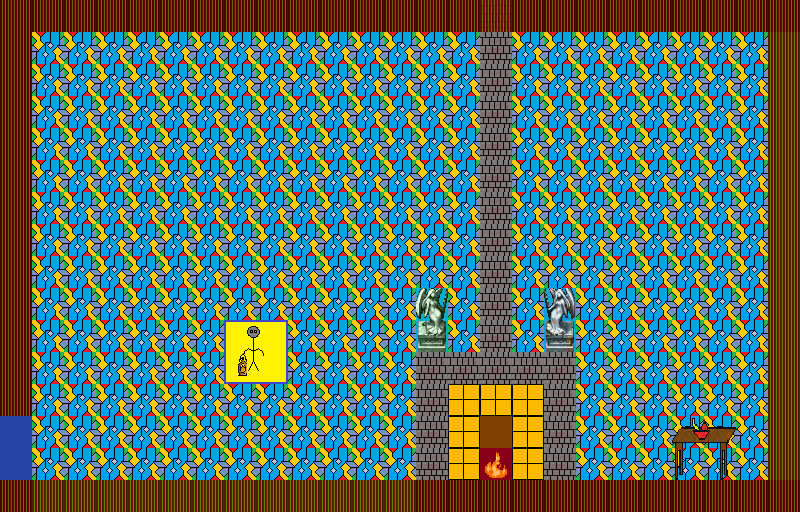

The image is a tile-based game level rendered from a .tmx file. Its description and source (layers, tilesets, objects; grid data summarised) follow:
An orthogonal 25x16 tile map with 32x32 px tiles, 2 tile layers (Background, Foreground), 2 tilesets and 4 objects (town, lantern).

<map version="1.0" orientation="orthogonal" width="25" height="16" tilewidth="32" tileheight="32">
 <tileset firstgid="1" name="Tileset" tilewidth="32" tileheight="32">
  <image source="spritesheets/spritesheet3.png" trans="ff00ff" width="320" height="320" />
 </tileset>
 <tileset firstgid="101" name="Tileset2" tilewidth="32" tileheight="32">
  <image source="spritesheets/spritesheet2.png" trans="ff00ff" width="320" height="320" />
 </tileset>
 <layer name="Background" width="25" height="16">
  <data>[400 cells, 351 non-empty, 11 distinct tile ids]</data>
 </layer>
 <layer name="Foreground" width="25" height="16" opacity="0.9">
  <data>[400 cells, 84 non-empty, 9 distinct tile ids]</data>
 </layer>
 <objectgroup name="Transition" width="25" height="16">
  <object name="town" x="0" y="417" width="31" height="62">
   <properties>
    <property name="cx" value="512" />
    <property name="cy" value="0" />
    <property name="d" value="1" />
    <property name="map" value="house" />
    <property name="x" value="402" />
    <property name="y" value="264" />
   </properties>
  </object>
 </objectgroup>
 <objectgroup name="Visited" width="25" height="16">
  <properties>
   <property name="mapId" value="2" />
   <property name="visited" value="false" />
  </properties>
 </objectgroup>
 <objectgroup name="Objects" width="25" height="16">
  <object name="lantern" x="704" y="384" width="32" height="32">
   <properties>
    <property name="Type" value="lantern" />
   </properties>
  </object>
 </objectgroup>
 <objectgroup name="NPC" width="25" height="16">
  <object x="352" y="416" width="32" height="64">
   <properties>
    <property name="id" value="0" />
    <property name="questAdvance" value="lanternPickup" />
    <property name="spritesheet" value="wizard" />
    <property name="text" value="" />
    <property name="xFrames" value="3" />
    <property name="yFrames" value="1" />
   </properties>
  </object>
 </objectgroup>
 <objectgroup name="Light" width="25" height="16">
  <object x="480" y="448" width="32" height="32" />
 </objectgroup>
</map>
